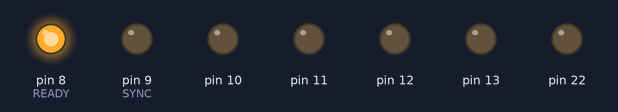
Recording of a sketch running on a simulated Arduino Uno, built with avr-gcc and run on an emulated ATmega328P. Shown: output pins drawn as LEDs (lit = HIGH). What the sketch prints to the serial monitor is not drawn.

Above: at 0.1 s.
Timing chart, 0 to 1.6 s (numbered marks = the images above):
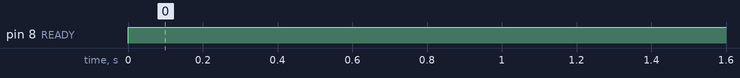

The sketch:

remote_sync_test_master.ino
```cpp
#define READY 8
#define SYNC  9

#define LEFT  5
#define RIGHT 4
#define FWD   3
#define BACK  2
#define STOP  1
#define NOCMD 0

uint8_t cmd = 0;

void setup()
{
	Serial.begin(9600);

	DDRB |= B01111111;
}

uint8_t readIRC()
{
    uint8_t res;
    if(digitalRead(SYNC))
    {
            res = B10001111 & PORTB;
            Serial.print(res);
            digitalWrite(READY, 0);
    }
    else
    {
            digitalWrite(READY, 1);
            res = NOCMD;
    }
    return res;
}

void loop()
{
	cmd = readIRC();
	Serial.print("CMD: "); Serial.print(cmd);
    Serial.println();

  	// process_IR_cmd(cmd);

	delay(2000);
}
```

Measured:
- by itself, pin 8 (READY): LOW → HIGH at 0.00 s
